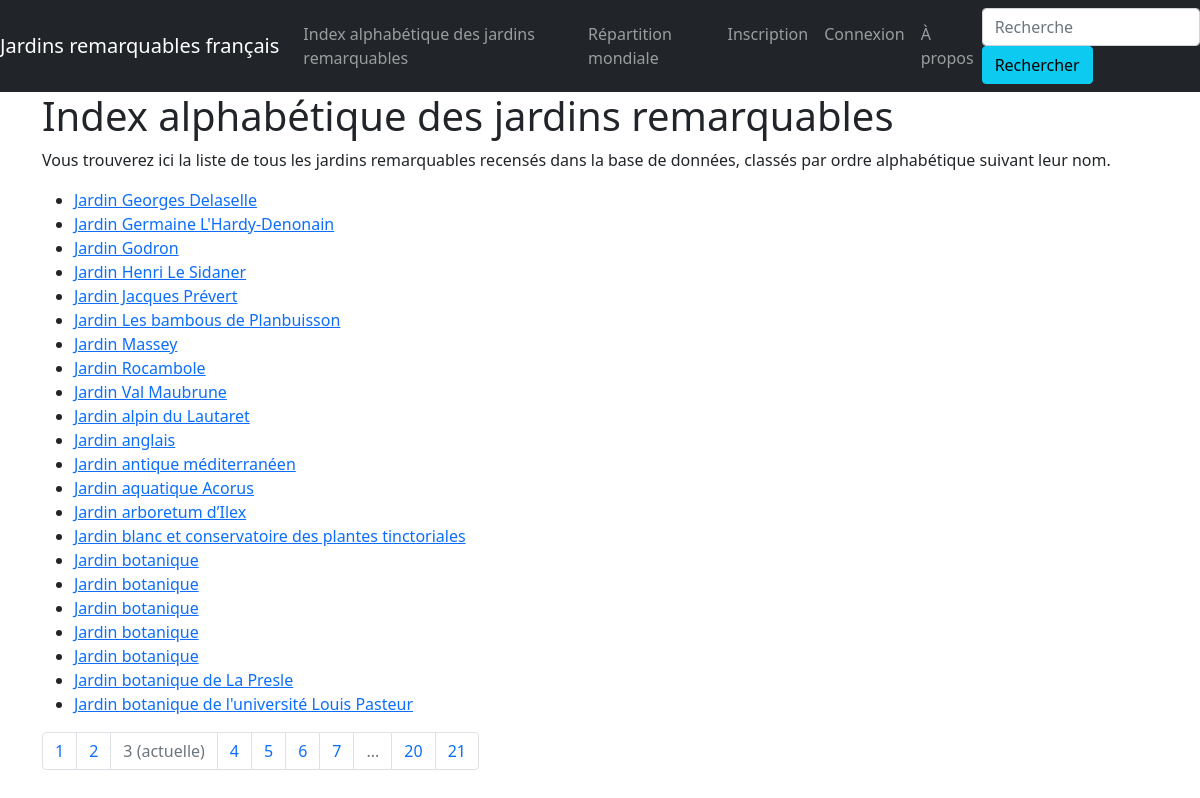
The app's page /index?page=3 with its own data.
### jardins_remarquables/modeles/donnees.py (models this page shows, shortened)
class Jardins_remarquables(db.Model):
    id = db.Column(db.Integer, unique=True, nullable=False, primary_key=True, autoincrement=True)
    code_id = db.Column(db.Text, unique=True, nullable=False)
    nom = db.Column(db.Text, nullable=False)
    descriptif = db.Column(db.Text)
    annee_labellisation = db.Column(db.Integer, nullable=False)
    adresse = db.Column(db.Text)
    code_postal = db.Column(db.Integer)
    ville = db.Column(db.Text)
    departement = db.Column(db.Text)
    region = db.Column(db.Text)
    latitude = db.Column(db.Float)
    longitude = db.Column(db.Float)
    site_web = db.Column(db.Text)
    facebook = db.Column(db.Text)
    twitter = db.Column(db.Text)
    instagram = db.Column(db.Text)
    dailymotion = db.Column(db.Text)
    tags = db.Column(db.Text)
    participations = db.relationship("Participation", back_populates="jardin")

### jardins_remarquables/routes/general.py (the view)
@app.route("/index")
def index():
    page = request.args.get("page", 1)
    if isinstance(page, str) and page.isdigit():
        page = int(page)
    else:
        page = 1
    liste_jardins = Jardins_remarquables.query.order_by(Jardins_remarquables.nom.asc()).paginate(page=page, per_page=JARDINS_PAR_PAGE)
    return render_template("pages/index.html", nom="Jardins", liste_jardins=liste_jardins)

### jardins_remarquables/templates/pages/index.html
{% extends "conteneur.html" %}
{% block corps %}
    <h1>Index alphabétique des jardins remarquables</h1>
    <p>Vous trouverez ici la liste de tous les jardins remarquables recensés dans la base de données, classés par ordre alphabétique suivant leur nom.</p>
    <ul>
        {% for jardin in liste_jardins.items %}
            <li><a href="{{url_for('jardin', id=jardin.id)}}">{{jardin.nom}}</a></li>
        {% endfor %}
    </ul>
    <nav aria-label="research-pagination">
        <ul class="pagination">
            {%- for page in liste_jardins.iter_pages() %}
                {% if page %}
                {% if page != liste_jardins.page %}
                    <li class="page-item">
                        <a class="page-link" href="{{ url_for('index', page=page) }}">{{page}}</a>
                    </li>
                {% else %}
                    <li class="page-item active disabled">
                        <a class="page-link">{{page}} <span class="sr-only">(actuelle)</span></a>
                    </li>
                {% endif %}
                {% else %}
                    <li class="page-item disabled">
                        <a class="page-link">...</a>
                    </li>
                {% endif %}
            {%- endfor %}
        </ul>
    </nav>
{% endblock %}

### records on screen
Jardins_remarquables: nom "Jardin Georges Delaselle"
Jardins_remarquables: nom "Jardin Germaine L'Hardy-Denonain"
Jardins_remarquables: nom "Jardin Godron"
Jardins_remarquables: nom "Jardin Henri Le Sidaner"
Jardins_remarquables: nom "Jardin Jacques Prévert"
Jardins_remarquables: nom "Jardin Les bambous de Planbuisson"
Jardins_remarquables: nom "Jardin Massey"
Jardins_remarquables: nom "Jardin Rocambole"
Jardins_remarquables: nom "Jardin Val Maubrune"
Jardins_remarquables: nom "Jardin alpin du Lautaret"
Jardins_remarquables: nom "Jardin anglais"
Jardins_remarquables: nom "Jardin antique méditerranéen"
Jardins_remarquables: nom "Jardin aquatique Acorus"
Jardins_remarquables: nom "Jardin arboretum d’Ilex"
Jardins_remarquables: nom "Jardin blanc et conservatoire des plantes tinctoriales"
Jardins_remarquables: nom "Jardin botanique"
Jardins_remarquables: nom "Jardin botanique"
Jardins_remarquables: nom "Jardin botanique"
Jardins_remarquables: nom "Jardin botanique"
Jardins_remarquables: nom "Jardin botanique"
Jardins_remarquables: nom "Jardin botanique de La Presle"
Jardins_remarquables: nom "Jardin botanique de l'université Louis Pasteur"

### other values on screen
{{ page }} "1" "2" "4" "5" "6" "7" "20" "21"
{{ page }} "3"
